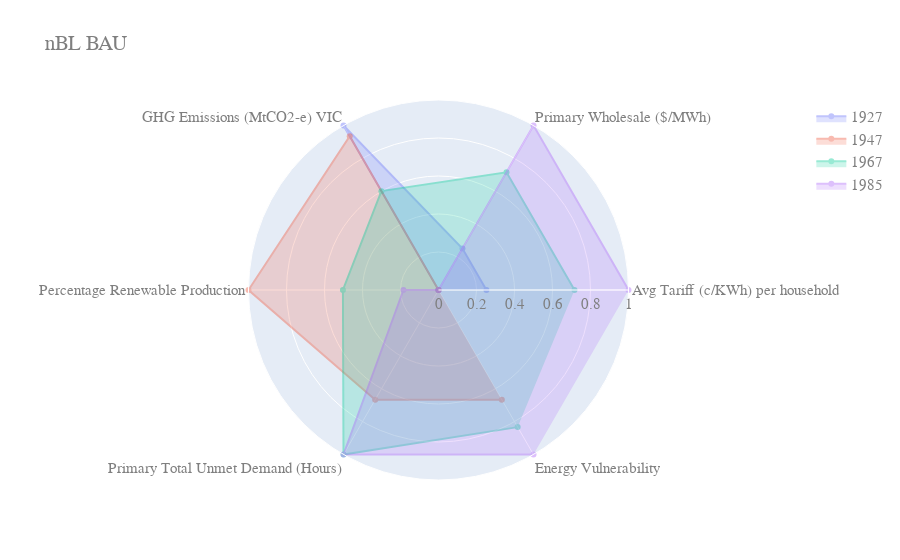

The notebook cell this image was saved under:
### Code cell
%matplotlib inline
import plotly.graph_objects as go

ooi = 'bau'


fig = go.Figure()

for year, row in data.iterrows():
    fig.add_trace(go.Scatterpolar(
      r=row[0:],
      theta=categories,
      fill='toself',
      opacity=0.4,
      name="{}".format(year)
    ))

fig.update_layout(
    polar=dict(
        radialaxis=dict(
            visible=True,
            range=[0, 1]
        )),
    showlegend=True,
    title="nBL BAU",
    font=dict(
        family="Courier New, monospace",
        size=15,
        color="#7f7f7f"
    ),
    autosize=True
)

## requires orca to be installed: conda install -c plotly plotly-orca
#fig.write_image('{}/fig{}.png'.format(r'C:\\Users\\angel\\Documents\\GitHub\\gr4sp\\experiments\\notebookGr4sp\\figs', '_nbl_spider_%s'%(ooi)))
fig.show()

### Figure 1 — Plotly figure (JSON) as saved in the notebook; plotly's stock layout.template omitted (floating-point values rounded to 4 significant figures)
{"data": [{"fill": "toself", "name": "1927", "opacity": 0.4, "r": [0.2522, 0.2522, 1, 0, 0, 0], "theta": ["Avg Tariff (c/KWh) per household", "Primary Wholesale ($/MWh)", "GHG Emissions (MtCO2-e) VIC", "Percentage Renewable Production", "Primary Total Unmet Demand (Hours)", "Energy Vulnerability"], "type": "scatterpolar"}, {"fill": "toself", "name": "1947", "opacity": 0.4, "r": [0, 0, 0.9343, 1, 0.6667, 0.6667], "theta": ["Avg Tariff (c/KWh) per household", "Primary Wholesale ($/MWh)", "GHG Emissions (MtCO2-e) VIC", "Percentage Renewable Production", "Primary Total Unmet Demand (Hours)", "Energy Vulnerability"], "type": "scatterpolar"}, {"fill": "toself", "name": "1967", "opacity": 0.4, "r": [0.7158, 0.7158, 0.6009, 0.5031, 1, 0.8333], "theta": ["Avg Tariff (c/KWh) per household", "Primary Wholesale ($/MWh)", "GHG Emissions (MtCO2-e) VIC", "Percentage Renewable Production", "Primary Total Unmet Demand (Hours)", "Energy Vulnerability"], "type": "scatterpolar"}, {"fill": "toself", "name": "1985", "opacity": 0.4, "r": [1, 1, 0, 0.1845, 1, 1], "theta": ["Avg Tariff (c/KWh) per household", "Primary Wholesale ($/MWh)", "GHG Emissions (MtCO2-e) VIC", "Percentage Renewable Production", "Primary Total Unmet Demand (Hours)", "Energy Vulnerability"], "type": "scatterpolar"}], "layout": {"autosize": true, "font": {"color": "#7f7f7f", "family": "Courier New, monospace", "size": 15}, "polar": {"radialaxis": {"range": [0, 1], "visible": true}}, "showlegend": true, "title": {"text": "nBL BAU"}}}
